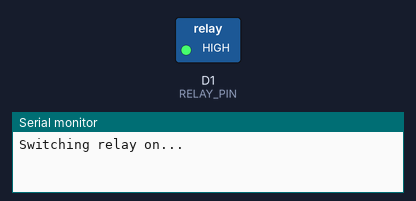
A sketch run on a simulated ESP8266 (NodeMCU). Shown: switched loads named in the sketch (green lamp = pin HIGH), the last lines printed to the serial monitor.

Above: at 5.0 s.
At 15.0 s:
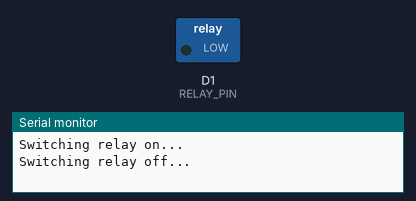
Timing chart, 0 to 26.0 s (numbered marks = the images above):
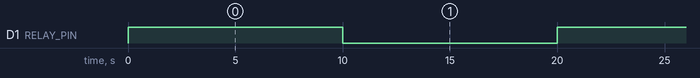

Measured:
- by itself, D1 (RELAY_PIN): alternates HIGH for 10.0 s and LOW for 10.0 s

The sketch:

Relay.ino
```cpp
#define RELAY_PIN D1 // The relay is on the shield is connected to pin D1 on the ESP

void setup() {
  Serial.begin(115200);
  pinMode(RELAY_PIN, OUTPUT); // Set pin to be an output pin
}

void loop() {
  // Just switch the relay on and off every 10 seconds
  Serial.println("Switching relay on...");
  digitalWrite(RELAY_PIN, HIGH);
  delay(10000);
  Serial.println("Switching relay off...");
  digitalWrite(RELAY_PIN, LOW);
  delay(10000);
}
```
